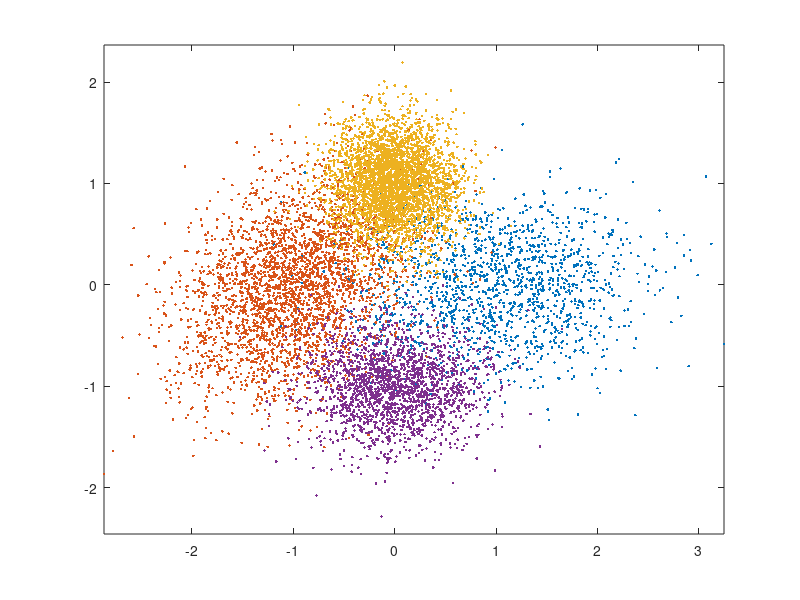

The MATLAB source for this figure:
% 4 GMM Components. Different means, covariances and probabilty for each.
% 10000 samples
m(:,1) = [1;0]; Sigma(:,:,1) = 0.1*[5 0;0,2]; 
m(:,2) = [-1;0]; Sigma(:,:,2) = 0.1*[3 1;1,3]; 
m(:,3) = [0;1]; Sigma(:,:,3) = 0.1*eye(2);
m(:,4) = [0;-1]; Sigma(:,:,4) = 0.1*[2 0;0,1 ];
classPriors = [0.15,0.30,0.35,0.20]; 
thr = [0,cumsum(classPriors)];
N = 10000; u = rand(1,N); L = zeros(1,N); x = zeros(2,N);
figure(1),clf, colorList = 'rbgc';
%Data Genration + figure 
for l = 1:4
    indices = find(thr(l)<=u & u<thr(l+1));
    L(1,indices) = l*ones(1,length(indices));
    x(:,indices) = mvnrnd(m(:,l),Sigma(:,:,l),length(indices))';
    figure(1), plot(x(1,indices),x(2,indices),'.','MarkerFaceColor',colorList(l)); axis equal, hold on,
end

